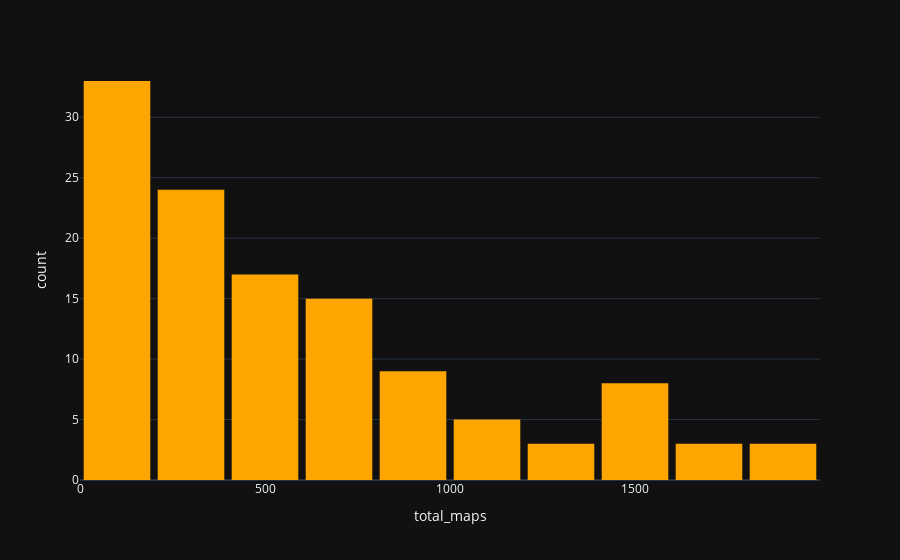

The notebook cell saved with this chart:
### Code cell
fig = px.histogram(player[player['country'] == 'Denmark'], x="total_maps",template = 'plotly_dark')
fig.update_traces(marker = dict(color = '#FFA500',line_width=0))
fig.update_layout(bargap=0.1)
fig.show()

### Figure 1 — Plotly figure (JSON) as saved in the notebook; plotly's stock layout.template omitted (floating-point values rounded to 4 significant figures)
{"data": [{"alignmentgroup": "True", "bingroup": "x", "hovertemplate": "total_maps=%{x}<br>count=%{y}<extra></extra>", "legendgroup": "", "marker": {"color": "#FFA500", "line": {"width": 0}, "pattern": {"shape": ""}}, "name": "", "offsetgroup": "", "orientation": "v", "showlegend": false, "type": "histogram", "x": [1733, 715, 117, 955, 602, 935, 1290, 1170, 1418, 1832, 926, 170, 477, 342, 976, 731, 1017, 403, 696, 850, 1685, 647, 1340, 328, 1519, 989, 796, 690, 130, 185, 354, 1805, 271, 1148, 1180, 1558, 507, 399, 1469, 1233, 602, 177, 650, 243, 101, 938, 222, 703, 145, 589, 119, 582, 170, 279, 297, 133, 361, 1534, 250, 441, 900, 419, 893, 514, 409, 310, 229, 154, 128, 248, 1003, 228, 127, 536, 125, 238, 117, 487, 1413, 167, 328, 162, 790, 111, 1598, 708, 754, 278, 623, 416, 334, 136, 101, 368, 117, 138, 206, 117, 1710, 1863, 109, 149, 115, 112, 147, 553, 738, 532, 568, 168, 534, 108, 239, 225, 157, 124, 175, 454, 341, 1578], "xaxis": "x", "yaxis": "y"}], "layout": {"bargap": 0.1, "barmode": "relative", "legend": {"tracegroupgap": 0}, "margin": {"t": 60}, "xaxis": {"anchor": "y", "domain": [0, 1], "title": {"text": "total_maps"}}, "yaxis": {"anchor": "x", "domain": [0, 1], "title": {"text": "count"}}}}
